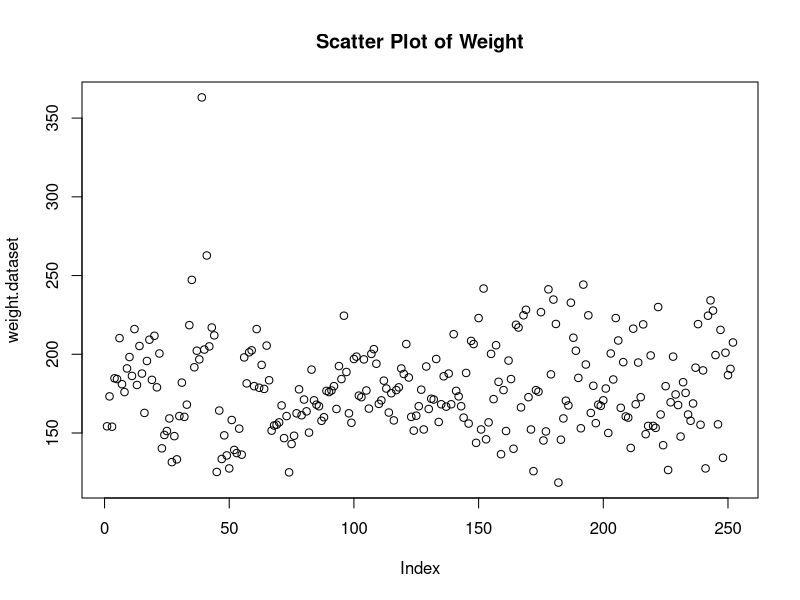
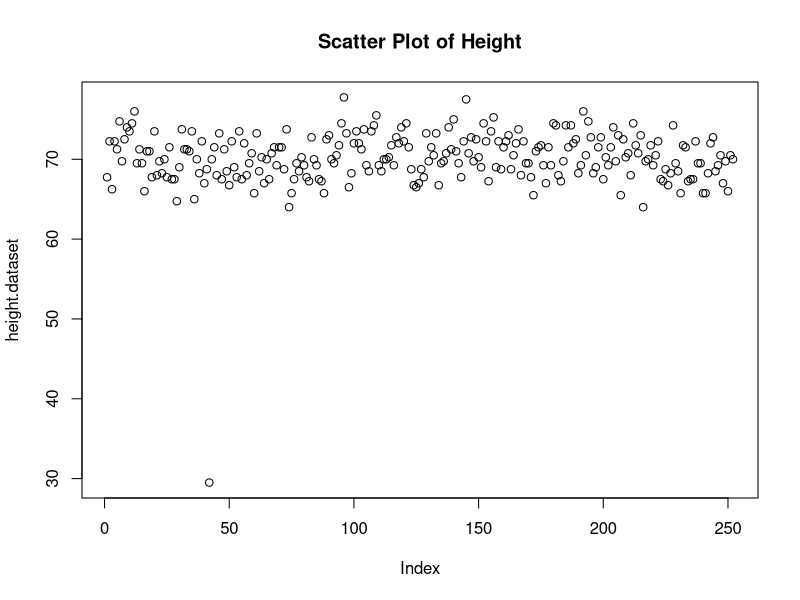
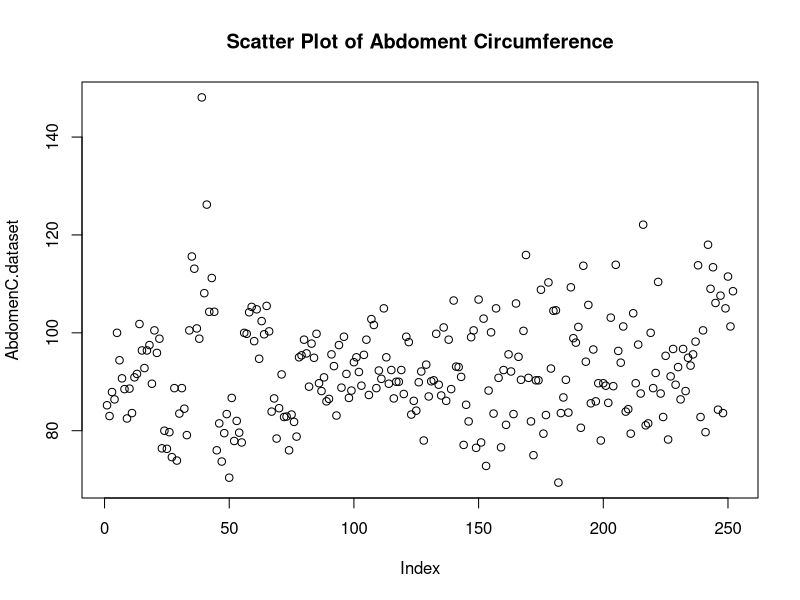
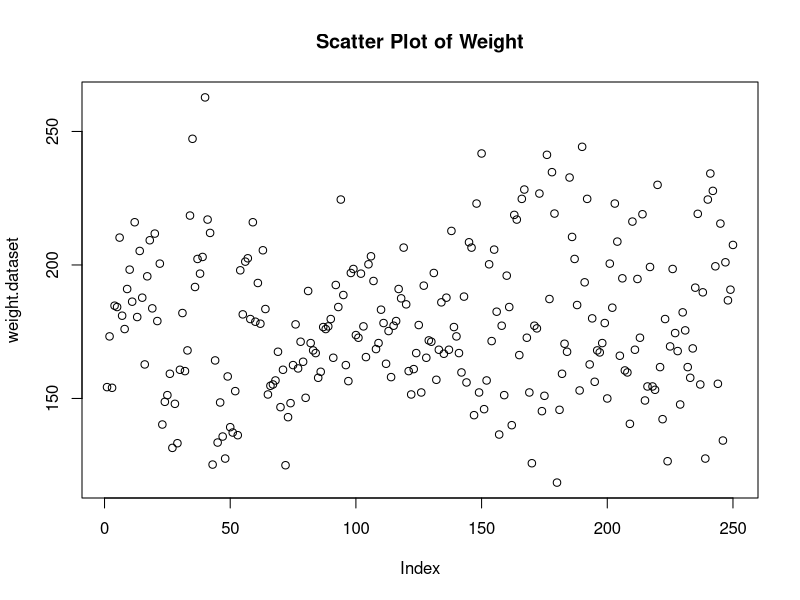
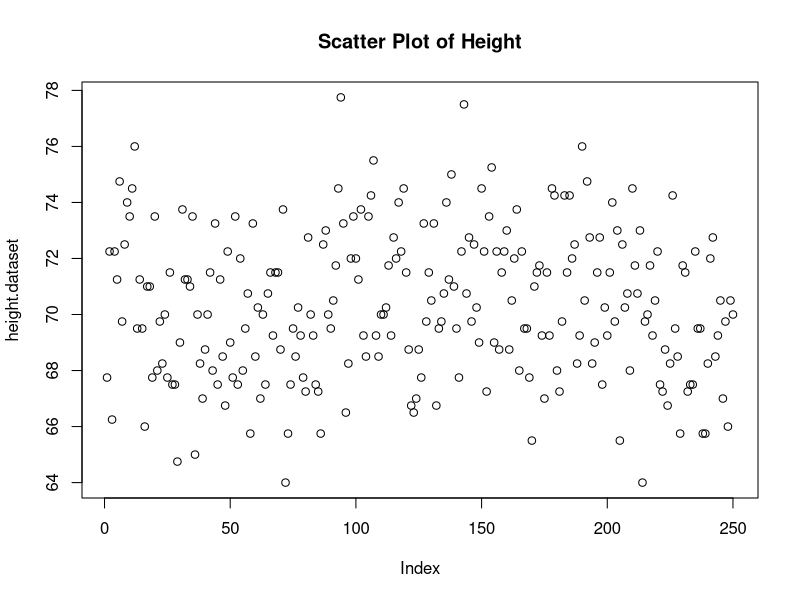
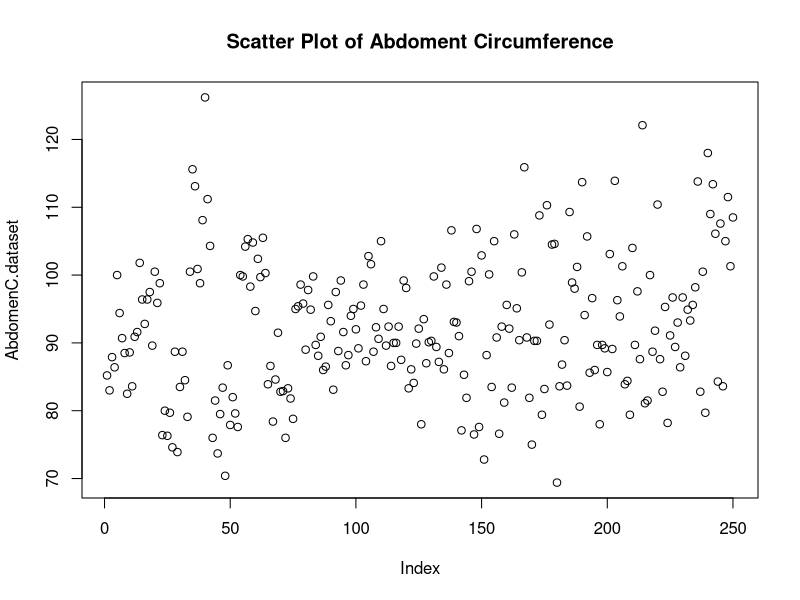
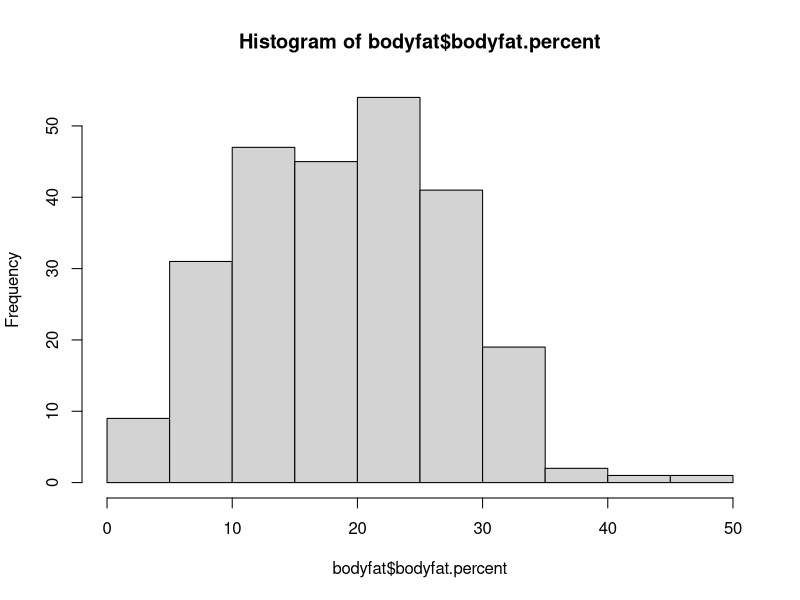
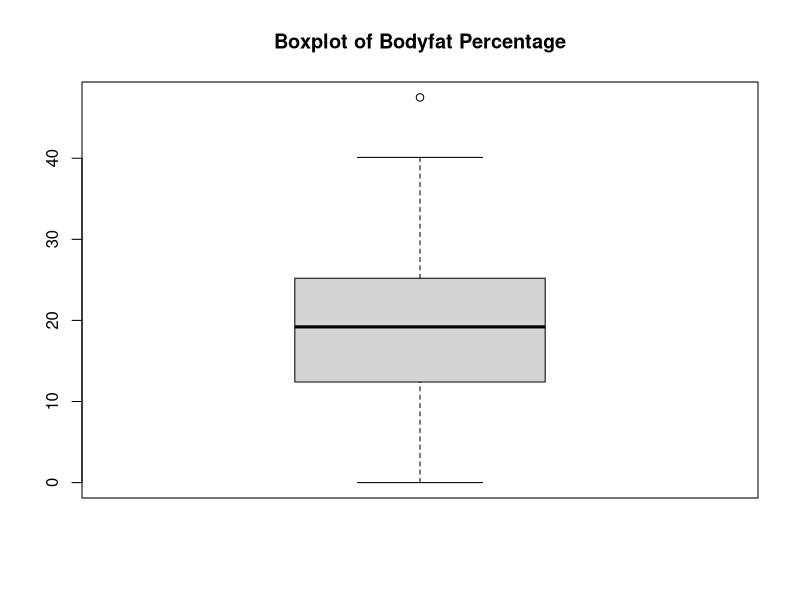

Write R code to recreate these figures, in order.
setwd("//udrive.win.psu.edu/Users/j/q/jql5883/Desktop/math462")
getwd()

#A----------------------------------------------------------------------------------
bodyfat=read.table("BODY_FAT.TXT", header=T, sep="")
head(bodyfat)
bodyfat.recompute=(495/bodyfat$Density)-450
head(round(bodyfat.recompute,digits=1))
bodyfat.recompute>100
bodyfat.recompute<0
bodyfat.recompute[182]=0

bodyfat$SiriBFperc==round(bodyfat.recompute,digits=1)

bodyfat[,2]<-round(bodyfat.recompute,digits=1)
colnames(bodyfat)[colnames(bodyfat)=="SiriBFperc"] <- "bodyfat.percent"
head(bodyfat)

weight.dataset=bodyfat[,4]
height.dataset=bodyfat[,5]
AbdomenC.dataset=bodyfat[,8]

plot(weight.dataset,main="Scatter Plot of Weight")
plot(height.dataset,main="Scatter Plot of Height")
plot(AbdomenC.dataset,main="Scatter Plot of Abdoment Circumference")

bodyfat$Weight > 350
bodyfat$AbdomenC > 140
bodyfat<-bodyfat[-39,]

bodyfat$Height < 40
bodyfat<-bodyfat[-41,]

weight.dataset=bodyfat[,4]
height.dataset=bodyfat[,5]
AbdomenC.dataset=bodyfat[,8]

plot(weight.dataset,main="Scatter Plot of Weight")
plot(height.dataset,main="Scatter Plot of Height")
plot(AbdomenC.dataset,main="Scatter Plot of Abdoment Circumference")

#B--------------------------------------------------------------------------------
summary(bodyfat$bodyfat.percent)
sd(bodyfat$bodyfat.percent)
IQR(bodyfat$bodyfat.percent)
hist(bodyfat$bodyfat.percent)
boxplot(bodyfat$bodyfat.percent,
        main="Boxplot of Bodyfat Percentage")

summary(bodyfat$Weight)
sd(bodyfat$Weight)
IQR(bodyfat$Weight)
hist(bodyfat$Weight)
boxplot(bodyfat$Weight,
        main="Boxplot of Weight")

summary(bodyfat$Height)
sd(bodyfat$Height)
IQR(bodyfat$Height)
hist(bodyfat$Height)
boxplot(bodyfat$Height,
        main="Boxplot of Height")

summary(bodyfat$AbdomenC)
sd(bodyfat$AbdomenC)
IQR(bodyfat$AbdomenC)
hist(bodyfat$AbdomenC)
boxplot(bodyfat$AbdomenC,
        main="Boxplot of Abdomen Circumference")

bodyfat.percent.test=as.matrix(bodyfat$bodyfat.percent)
z.bodyfat.percent=(mean(bodyfat.percent.test)-20)/(sd(bodyfat.percent.test)/sqrt(250))
z.bodyfat.percent
pvalue.bodyfat.percent=1-pnorm(z.bodyfat.percent)
pvalue.bodyfat.percent

weight.test=as.matrix(bodyfat$Weight)
z.weight=(mean(weight.test)-180)/(sd(weight.test)/sqrt(250))
z.weight
pvalue.weight=1-pnorm(z.weight)
pvalue.weight

#C-------------------------------------------------------------------------------
attach(bodyfat)

cor(Weight,bodyfat.percent)
model.weight=lm(bodyfat.percent~Weight)
summary(model.weight)
sigma2.weight=sum((model.weight$residuals)^2)/248
sigma2.weight
beta0.weight=-13.94208
beta1.weight=0.18490 
plot(Weight,bodyfat.percent,
     main="Scatter Plot of Weight With Regression Line")
abline(beta0.weight,beta1.weight,col="red")

cor(Height,bodyfat.percent)
model.height=lm(bodyfat.percent~Height)
summary(model.height)
sigma2.height=sum((model.height$residuals)^2)/248
sigma2.height
beta0.height=29.8863
beta1.height=-0.1551 
plot(Height,bodyfat.percent,
     main="Scatter Plot of Height With Regression Line")
abline(beta0.height,beta1.height,col="red")

cor(AbdomenC,bodyfat.percent)
model.abdomenc=lm(bodyfat.percent~AbdomenC)
summary(model.abdomenc)
sigma2.abdomenc=sum((model.abdomenc$residuals)^2)/248
sigma2.abdomenc
beta0.abdomenc=-42.29941
beta1.abdomenc=0.66407 
plot(AbdomenC,bodyfat.percent,
     main="Scatter Plot of Abdoment Circumference With Regresssion Line")
abline(beta0.abdomenc,beta1.abdomenc,col="red")

#D-------------------------------------------------------------------------------
ratio=Weight/Height
cor(ratio,bodyfat.percent)
model.ratio=lm(bodyfat.percent~ratio)
summary(model.ratio)
sigma2.ratio=sum((model.ratio$residuals)^2)/248
sigma2.ratio
beta0.ratio=-22.746
beta1.ratio=16.499
plot(ratio,bodyfat.percent,
     main="Scatter Plot of Ratio of Weight and Height With Regresssion Line")
abline(beta0.ratio,beta1.ratio,col="red")

#E-------------------------------------------------------------------------------
cor(ratio,AbdomenC)
model.rA=lm(AbdomenC~ratio)
summary(model.rA)
sigma2.rA=sum((model.rA$residuals)^2)/248
sigma2.rA
beta0.rA=23.5862
beta1.rA=27.1620
plot(ratio,AbdomenC,
     main="Plot of Ratio of Weight and Height vs AbdomenCricumference With Regresssion Line")
abline(beta0.rA,beta1.rA,col="red")
